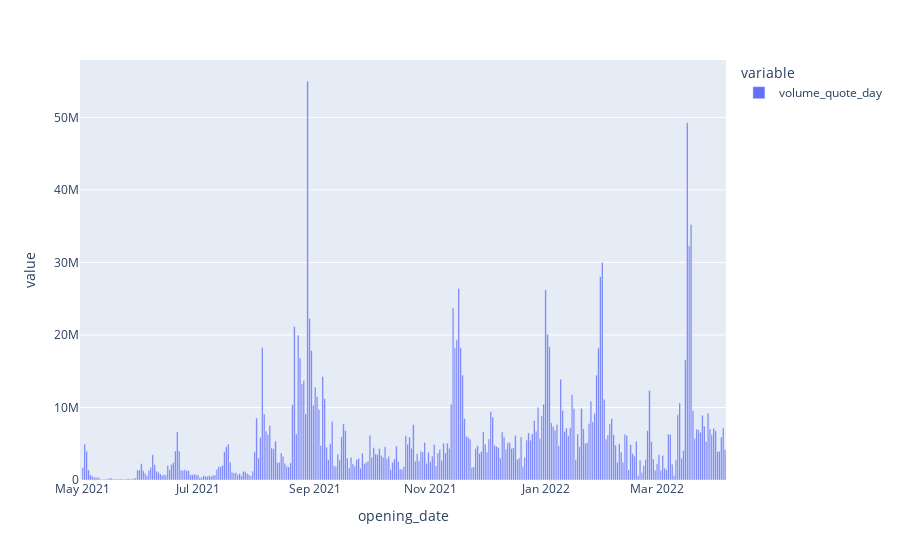

The notebook cell saved with this chart:
### Code cell
# Plot Volume quote per day
BAYC_volume = BAYC_vol_df['volume_quote_day'].astype(int)

# BAYC_volume.plot.bar(figsize = (20,4))
px.bar(BAYC_volume)

### Figure 1 — Plotly figure (JSON) as saved in the notebook; plotly's stock layout.template omitted (floating-point values rounded to 4 significant figures; data arrays with more than 128 entries replaced by an {"elided": "..."} marker saying what was removed)
{"data": [{"alignmentgroup": "True", "hovertemplate": "variable=volume_quote_day<br>opening_date=%{x}<br>value=%{y}<extra></extra>", "legendgroup": "volume_quote_day", "marker": {"color": "#636efa", "pattern": {"shape": ""}}, "name": "volume_quote_day", "offsetgroup": "volume_quote_day", "orientation": "v", "showlegend": true, "textposition": "auto", "type": "bar", "x": {"elided": "342 str values"}, "xaxis": "x", "y": {"elided": "342 int values"}, "yaxis": "y"}], "layout": {"autosize": true, "barmode": "relative", "legend": {"title": {"text": "variable"}, "tracegroupgap": 0}, "margin": {"t": 60}, "xaxis": {"anchor": "y", "autorange": true, "domain": [0, 1], "range": ["2021-04-29 12:00", "2022-04-06 12:00"], "title": {"text": "opening_date"}, "type": "date"}, "yaxis": {"anchor": "x", "autorange": true, "domain": [0, 1], "range": [0, 57910000.0], "title": {"text": "value"}, "type": "linear"}}}
